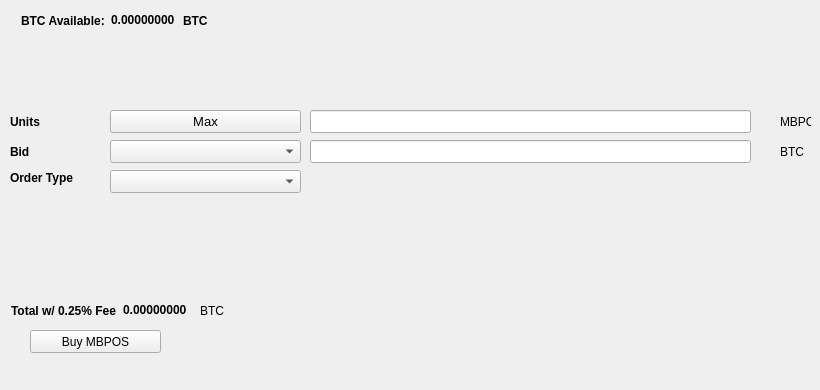
   <widget class="QWidget" name="BuyTab">
    <attribute name="title">
     <string>Buy</string>
    </attribute>
    <widget class="QPushButton" name="BuyMBPOS">
     <property name="geometry">
      <rect>
       <x>30</x>
       <y>330</y>
       <width>131</width>
       <height>23</height>
      </rect>
     </property>
     <property name="text">
      <string>Buy MBPOS</string>
     </property>
     <property name="icon">
      <iconset resource="../masterbitpos.qrc">
       <normaloff>:/icons/bitcoin</normaloff>:/icons/bitcoin</iconset>
     </property>
    </widget>
    <widget class="QLabel" name="label_3">
     <property name="geometry">
      <rect>
       <x>10</x>
       <y>110</y>
       <width>46</width>
       <height>23</height>
      </rect>
     </property>
     <property name="font">
      <font>
       <weight>75</weight>
       <bold>true</bold>
      </font>
     </property>
     <property name="text">
      <string>Units</string>
     </property>
    </widget>
    <widget class="QLineEdit" name="UnitsInput">
     <property name="geometry">
      <rect>
       <x>310</x>
       <y>110</y>
       <width>441</width>
       <height>23</height>
      </rect>
     </property>
     <property name="font">
      <font>
       <pointsize>9</pointsize>
       <weight>75</weight>
       <bold>true</bold>
      </font>
     </property>
    </widget>
    <widget class="QLineEdit" name="BuyBidPriceEdit">
     <property name="geometry">
      <rect>
       <x>310</x>
       <y>140</y>
       <width>441</width>
       <height>23</height>
      </rect>
     </property>
     <property name="font">
      <font>
       <pointsize>9</pointsize>
       <weight>75</weight>
       <bold>true</bold>
      </font>
     </property>
    </widget>
    <widget class="QLabel" name="label_4">
     <property name="geometry">
      <rect>
       <x>780</x>
       <y>110</y>
       <width>31</width>
       <height>23</height>
      </rect>
     </property>
     <property name="text">
      <string>MBPOS</string>
     </property>
    </widget>
    <widget class="QLabel" name="label_5">
     <property name="geometry">
      <rect>
       <x>780</x>
       <y>140</y>
       <width>31</width>
       <height>23</height>
      </rect>
     </property>
     <property name="text">
      <string>BTC</string>
     </property>
    </widget>
    <widget class="QLabel" name="label_6">
     <property name="geometry">
      <rect>
       <x>10</x>
       <y>140</y>
       <width>46</width>
       <height>23</height>
      </rect>
     </property>
     <property name="font">
      <font>
       <weight>75</weight>
       <bold>true</bold>
      </font>
     </property>
     <property name="text">
      <string>Bid</string>
     </property>
    </widget>
    <widget class="QLabel" name="label_7">
     <property name="geometry">
      <rect>
       <x>10</x>
       <y>170</y>
       <width>91</width>
       <height>16</height>
      </rect>
     </property>
     <property name="font">
      <font>
       <weight>75</weight>
       <bold>true</bold>
      </font>
     </property>
     <property name="text">
      <string>Order Type</string>
     </property>
    </widget>
    <widget class="QPushButton" name="Buy_Max_Amount">
     <property name="geometry">
      <rect>
       <x>110</x>
       <y>110</y>
       <width>191</width>
       <height>23</height>
      </rect>
     </property>
     <property name="font">
      <font>
       <pointsize>10</pointsize>
      </font>
     </property>
     <property name="text">
      <string>Max</string>
     </property>
    </widget>
    <widget class="QComboBox" name="BuyBidcomboBox">
     <property name="geometry">
      <rect>
       <x>110</x>
       <y>140</y>
       <width>191</width>
       <height>23</height>
      </rect>
     </property>
     <property name="font">
      <font>
       <pointsize>10</pointsize>
      </font>
     </property>
    </widget>
    <widget class="QComboBox" name="buyOrdertypeCombo">
     <property name="geometry">
      <rect>
       <x>110</x>
       <y>170</y>
       <width>191</width>
       <height>23</height>
      </rect>
     </property>
     <property name="font">
      <font>
       <pointsize>10</pointsize>
      </font>
     </property>
    </widget>
    <widget class="QWidget" name="layoutWidget1">
     <property name="geometry">
      <rect>
       <x>21</x>
       <y>11</y>
       <width>227</width>
       <height>19</height>
      </rect>
     </property>
     <layout class="QHBoxLayout" name="horizontalLayout_3">
      <item>
       <widget class="QLabel" name="label232">
        <property name="font">
         <font>
          <weight>75</weight>
          <bold>true</bold>
         </font>
        </property>
        <property name="text">
         <string>BTC Available:</string>
        </property>
       </widget>
      </item>
      <item>
       <widget class="QLabel" name="BtcAvailableLbl">
        <property name="palette">
         <palette>
          <active>
           <colorrole role="WindowText">
            <brush brushstyle="SolidPattern">
             <color alpha="255">
              <red>0</red>
              <green>0</green>
              <blue>0</blue>
             </color>
            </brush>
           </colorrole>
           <colorrole role="Button">
            <brush brushstyle="SolidPattern">
             <color alpha="255">
              <red>0</red>
              <green>170</green>
              <blue>0</blue>
             </color>
            </brush>
           </colorrole>
           <colorrole role="Light">
            <brush brushstyle="SolidPattern">
             <color alpha="255">
              <red>0</red>
              <green>255</green>
              <blue>0</blue>
             </color>
            </brush>
           </colorrole>
           <colorrole role="Midlight">
            <brush brushstyle="SolidPattern">
             <color alpha="255">
              <red>0</red>
              <green>212</green>
              <blue>0</blue>
             </color>
            </brush>
           </colorrole>
           <colorrole role="Dark">
            <brush brushstyle="SolidPattern">
             <color alpha="255">
              <red>0</red>
              <green>85</green>
              <blue>0</blue>
             </color>
            </brush>
           </colorrole>
           <colorrole role="Mid">
            <brush brushstyle="SolidPattern">
             <color alpha="255">
              <red>0</red>
              <green>113</green>
              <blue>0</blue>
             </color>
            </brush>
           </colorrole>
           <colorrole role="Text">
            <brush brushstyle="SolidPattern">
             <color alpha="255">
              <red>0</red>
              <green>170</green>
              <blue>0</blue>
             </color>
            </brush>
           </colorrole>
           <colorrole role="BrightText">
            <brush brushstyle="SolidPattern">
             <color alpha="255">
              <red>255</red>
              <green>255</green>
              <blue>255</blue>
             </color>
            </brush>
           </colorrole>
           <colorrole role="ButtonText">
            <brush brushstyle="SolidPattern">
             <color alpha="255">
              <red>0</red>
              <green>0</green>
              <blue>0</blue>
             </color>
            </brush>
           </colorrole>
           <colorrole role="Base">
            <brush brushstyle="SolidPattern">
             <color alpha="255">
              <red>255</red>
              <green>255</green>
              <blue>255</blue>
             </color>
            </brush>
           </colorrole>
           <colorrole role="Window">
            <brush brushstyle="SolidPattern">
             <color alpha="255">
              <red>0</red>
              <green>170</green>
              <blue>0</blue>
             </color>
            </brush>
           </colorrole>
           <colorrole role="Shadow">
            <brush brushstyle="SolidPattern">
             <color alpha="255">
              <red>0</red>
              <green>0</green>
              <blue>0</blue>
             </color>
            </brush>
           </colorrole>
           <colorrole role="AlternateBase">
            <brush brushstyle="SolidPattern">
             <color alpha="255">
              <red>127</red>
              <green>212</green>
              <blue>127</blue>
             </color>
            </brush>
           </colorrole>
           <colorrole role="ToolTipBase">
            <brush brushstyle="SolidPattern">
             <color alpha="255">
              <red>255</red>
              <green>255</green>
              <blue>220</blue>
             </color>
            </brush>
           </colorrole>
           <colorrole role="ToolTipText">
            <brush brushstyle="SolidPattern">
             <color alpha="255">
              <red>0</red>
              <green>0</green>
              <blue>0</blue>
             </color>
            </brush>
           </colorrole>
          </active>
          <inactive>
           <colorrole role="WindowText">
            <brush brushstyle="SolidPattern">
             <color alpha="255">
              <red>0</red>
              <green>0</green>
              <blue>0</blue>
             </color>
            </brush>
           </colorrole>
           <colorrole role="Button">
            <brush brushstyle="SolidPattern">
             <color alpha="255">
              <red>0</red>
              <green>170</green>
              <blue>0</blue>
             </color>
            </brush>
           </colorrole>
           <colorrole role="Light">
            <brush brushstyle="SolidPattern">
             <color alpha="255">
              <red>0</red>
              <green>255</green>
              <blue>0</blue>
             </color>
            </brush>
           </colorrole>
           <colorrole role="Midlight">
            <brush brushstyle="SolidPattern">
             <color alpha="255">
              <red>0</red>
              <green>212</green>
              <blue>0</blue>
             </color>
            </brush>
           </colorrole>
           <colorrole role="Dark">
            <brush brushstyle="SolidPattern">
             <color alpha="255">
              <red>0</red>
              <green>85</green>
              <blue>0</blue>
             </color>
            </brush>
           </colorrole>
           <colorrole role="Mid">
            <brush brushstyle="SolidPattern">
             <color alpha="255">
              <red>0</red>
              <green>113</green>
              <blue>0</blue>
             </color>
            </brush>
           </colorrole>
           <colorrole role="Text">
            <brush brushstyle="SolidPattern">
             <color alpha="255">
              <red>0</red>
              <green>170</green>
              <blue>0</blue>
             </color>
            </brush>
           </colorrole>
           <colorrole role="BrightText">
            <brush brushstyle="SolidPattern">
             <color alpha="255">
              <red>255</red>
              <green>255</green>
              <blue>255</blue>
             </color>
            </brush>
           </colorrole>
           <colorrole role="ButtonText">
            <brush brushstyle="SolidPattern">
             <color alpha="255">
              <red>0</red>
              <green>0</green>
              <blue>0</blue>
             </color>
            </brush>
           </colorrole>
           <colorrole role="Base">
            <brush brushstyle="SolidPattern">
             <color alpha="255">
              <red>255</red>
              <green>255</green>
              <blue>255</blue>
             </color>
            </brush>
           </colorrole>
           <colorrole role="Window">
            <brush brushstyle="SolidPattern">
             <color alpha="255">
              <red>0</red>
              <green>170</green>
              <blue>0</blue>
             </color>
            </brush>
           </colorrole>
           <colorrole role="Shadow">
            <brush brushstyle="SolidPattern">
             <color alpha="255">
              <red>0</red>
              <green>0</green>
              <blue>0</blue>
             </color>
            </brush>
           </colorrole>
           <colorrole role="AlternateBase">
            <brush brushstyle="SolidPattern">
             <color alpha="255">
              <red>127</red>
              <green>212</green>
              <blue>127</blue>
             </color>
            </brush>
           </colorrole>
           <colorrole role="ToolTipBase">
            <brush brushstyle="SolidPattern">
             <color alpha="255">
              <red>255</red>
              <green>255</green>
              <blue>220</blue>
             </color>
            </brush>
           </colorrole>
           <colorrole role="ToolTipText">
            <brush brushstyle="SolidPattern">
             <color alpha="255">
              <red>0</red>
              <green>0</green>
              <blue>0</blue>
             </color>
            </brush>
           </colorrole>
          </inactive>
          <disabled>
           <colorrole role="WindowText">
            <brush brushstyle="SolidPattern">
             <color alpha="255">
              <red>0</red>
              <green>85</green>
              <blue>0</blue>
             </color>
            </brush>
           </colorrole>
           <colorrole role="Button">
            <brush brushstyle="SolidPattern">
             <color alpha="255">
              <red>0</red>
              <green>170</green>
              <blue>0</blue>
             </color>
            </brush>
           </colorrole>
           <colorrole role="Light">
            <brush brushstyle="SolidPattern">
             <color alpha="255">
              <red>0</red>
              <green>255</green>
              <blue>0</blue>
             </color>
            </brush>
           </colorrole>
           <colorrole role="Midlight">
            <brush brushstyle="SolidPattern">
             <color alpha="255">
              <red>0</red>
              <green>212</green>
              <blue>0</blue>
             </color>
            </brush>
           </colorrole>
           <colorrole role="Dark">
            <brush brushstyle="SolidPattern">
             <color alpha="255">
              <red>0</red>
              <green>85</green>
              <blue>0</blue>
             </color>
            </brush>
           </colorrole>
           <colorrole role="Mid">
            <brush brushstyle="SolidPattern">
             <color alpha="255">
              <red>0</red>
              <green>113</green>
              <blue>0</blue>
             </color>
            </brush>
           </colorrole>
           <colorrole role="Text">
            <brush brushstyle="SolidPattern">
             <color alpha="255">
              <red>0</red>
              <green>85</green>
              <blue>0</blue>
             </color>
            </brush>
           </colorrole>
           <colorrole role="BrightText">
            <brush brushstyle="SolidPattern">
             <color alpha="255">
              <red>255</red>
              <green>255</green>
              <blue>255</blue>
             </color>
            </brush>
           </colorrole>
           <colorrole role="ButtonText">
            <brush brushstyle="SolidPattern">
             <color alpha="255">
              <red>0</red>
              <green>85</green>
              <blue>0</blue>
             </color>
            </brush>
           </colorrole>
           <colorrole role="Base">
            <brush brushstyle="SolidPattern">
             <color alpha="255">
              <red>0</red>
              <green>170</green>
              <blue>0</blue>
             </color>
            </brush>
           </colorrole>
           <colorrole role="Window">
            <brush brushstyle="SolidPattern">
             <color alpha="255">
              <red>0</red>
              <green>170</green>
              <blue>0</blue>
             </color>
            </brush>
           </colorrole>
           <colorrole role="Shadow">
            <brush brushstyle="SolidPattern">
             <color alpha="255">
              <red>0</red>
              <green>0</green>
              <blue>0</blue>
             </color>
            </brush>
           </colorrole>
           <colorrole role="AlternateBase">
            <brush brushstyle="SolidPattern">
             <color alpha="255">
              <red>0</red>
              <green>170</green>
              <blue>0</blue>
             </color>
            </brush>
           </colorrole>
           <colorrole role="ToolTipBase">
            <brush brushstyle="SolidPattern">
             <color alpha="255">
              <red>255</red>
              <green>255</green>
              <blue>220</blue>
             </color>
            </brush>
           </colorrole>
           <colorrole role="ToolTipText">
            <brush brushstyle="SolidPattern">
             <color alpha="255">
              <red>0</red>
              <green>0</green>
              <blue>0</blue>
             </color>
            </brush>
           </colorrole>
          </disabled>
         </palette>
        </property>
        <property name="font">
         <font>
          <weight>75</weight>
          <bold>true</bold>
         </font>
        </property>
        <property name="text">
         <string>0.00000000</string>
        </property>
        <property name="textInteractionFlags">
         <set>Qt::LinksAccessibleByMouse|Qt::TextSelectableByKeyboard|Qt::TextSelectableByMouse</set>
        </property>
       </widget>
      </item>
      <item>
       <widget class="QLabel" name="BtcAvailableLbl_2">
        <property name="font">
         <font>
          <weight>75</weight>
          <bold>true</bold>
         </font>
        </property>
        <property name="text">
         <string>BTC</string>
        </property>
       </widget>
      </item>
     </layout>
    </widget>
    <widget class="QWidget" name="layoutWidge2">
     <property name="geometry">
      <rect>
       <x>11</x>
       <y>301</y>
       <width>259</width>
       <height>19</height>
      </rect>
     </property>
     <layout class="QHBoxLayout" name="horizontalLayout_4">
      <item>
       <widget class="QLabel" name="label_9">
        <property name="font">
         <font>
          <weight>75</weight>
          <bold>true</bold>
         </font>
        </property>
        <property name="text">
         <string>Total w/ 0.25% Fee</string>
        </property>
       </widget>
      </item>
      <item>
       <widget class="QLabel" name="BuyCostLabel">
        <property name="palette">
         <palette>
          <active>
           <colorrole role="WindowText">
            <brush brushstyle="SolidPattern">
             <color alpha="255">
              <red>0</red>
              <green>0</green>
              <blue>0</blue>
             </color>
            </brush>
           </colorrole>
           <colorrole role="Button">
            <brush brushstyle="SolidPattern">
             <color alpha="255">
              <red>0</red>
              <green>170</green>
              <blue>0</blue>
             </color>
            </brush>
           </colorrole>
           <colorrole role="Light">
            <brush brushstyle="SolidPattern">
             <color alpha="255">
              <red>0</red>
              <green>255</green>
              <blue>0</blue>
             </color>
            </brush>
           </colorrole>
           <colorrole role="Midlight">
            <brush brushstyle="SolidPattern">
             <color alpha="255">
              <red>0</red>
              <green>212</green>
              <blue>0</blue>
             </color>
            </brush>
           </colorrole>
           <colorrole role="Dark">
            <brush brushstyle="SolidPattern">
             <color alpha="255">
              <red>0</red>
              <green>85</green>
              <blue>0</blue>
             </color>
            </brush>
           </colorrole>
           <colorrole role="Mid">
            <brush brushstyle="SolidPattern">
             <color alpha="255">
              <red>0</red>
              <green>113</green>
              <blue>0</blue>
             </color>
            </brush>
           </colorrole>
           <colorrole role="Text">
            <brush brushstyle="SolidPattern">
             <color alpha="255">
              <red>0</red>
              <green>170</green>
              <blue>0</blue>
             </color>
            </brush>
           </colorrole>
           <colorrole role="BrightText">
            <brush brushstyle="SolidPattern">
             <color alpha="255">
              <red>255</red>
              <green>255</green>
              <blue>255</blue>
             </color>
            </brush>
           </colorrole>
           <colorrole role="ButtonText">
            <brush brushstyle="SolidPattern">
             <color alpha="255">
              <red>0</red>
              <green>0</green>
              <blue>0</blue>
             </color>
            </brush>
           </colorrole>
           <colorrole role="Base">
            <brush brushstyle="SolidPattern">
             <color alpha="255">
              <red>255</red>
              <green>255</green>
              <blue>255</blue>
             </color>
            </brush>
           </colorrole>
           <colorrole role="Window">
            <brush brushstyle="SolidPattern">
             <color alpha="255">
              <red>0</red>
              <green>170</green>
              <blue>0</blue>
             </color>
            </brush>
           </colorrole>
           <colorrole role="Shadow">
            <brush brushstyle="SolidPattern">
             <color alpha="255">
              <red>0</red>
              <green>0</green>
              <blue>0</blue>
             </color>
            </brush>
           </colorrole>
           <colorrole role="AlternateBase">
            <brush brushstyle="SolidPattern">
             <color alpha="255">
              <red>127</red>
              <green>212</green>
              <blue>127</blue>
             </color>
            </brush>
           </colorrole>
           <colorrole role="ToolTipBase">
            <brush brushstyle="SolidPattern">
             <color alpha="255">
              <red>255</red>
              <green>255</green>
              <blue>220</blue>
             </color>
            </brush>
           </colorrole>
           <colorrole role="ToolTipText">
            <brush brushstyle="SolidPattern">
             <color alpha="255">
              <red>0</red>
              <green>0</green>
              <blue>0</blue>
             </color>
            </brush>
           </colorrole>
          </active>
          <inactive>
           <colorrole role="WindowText">
            <brush brushstyle="SolidPattern">
             <color alpha="255">
              <red>0</red>
              <green>0</green>
              <blue>0</blue>
             </color>
            </brush>
           </colorrole>
           <colorrole role="Button">
            <brush brushstyle="SolidPattern">
             <color alpha="255">
              <red>0</red>
              <green>170</green>
              <blue>0</blue>
             </color>
            </brush>
           </colorrole>
           <colorrole role="Light">
            <brush brushstyle="SolidPattern">
             <color alpha="255">
              <red>0</red>
              <green>255</green>
              <blue>0</blue>
             </color>
            </brush>
           </colorrole>
           <colorrole role="Midlight">
            <brush brushstyle="SolidPattern">
             <color alpha="255">
              <red>0</red>
              <green>212</green>
              <blue>0</blue>
             </color>
            </brush>
           </colorrole>
           <colorrole role="Dark">
            <brush brushstyle="SolidPattern">
             <color alpha="255">
              <red>0</red>
              <green>85</green>
              <blue>0</blue>
             </color>
            </brush>
           </colorrole>
           <colorrole role="Mid">
            <brush brushstyle="SolidPattern">
             <color alpha="255">
              <red>0</red>
              <green>113</green>
              <blue>0</blue>
             </color>
            </brush>
           </colorrole>
           <colorrole role="Text">
            <brush brushstyle="SolidPattern">
             <color alpha="255">
              <red>0</red>
              <green>170</green>
              <blue>0</blue>
             </color>
            </brush>
           </colorrole>
           <colorrole role="BrightText">
            <brush brushstyle="SolidPattern">
             <color alpha="255">
              <red>255</red>
              <green>255</green>
              <blue>255</blue>
             </color>
            </brush>
           </colorrole>
           <colorrole role="ButtonText">
            <brush brushstyle="SolidPattern">
             <color alpha="255">
              <red>0</red>
              <green>0</green>
              <blue>0</blue>
             </color>
            </brush>
           </colorrole>
           <colorrole role="Base">
            <brush brushstyle="SolidPattern">
             <color alpha="255">
              <red>255</red>
              <green>255</green>
              <blue>255</blue>
             </color>
            </brush>
           </colorrole>
           <colorrole role="Window">
            <brush brushstyle="SolidPattern">
             <color alpha="255">
              <red>0</red>
              <green>170</green>
              <blue>0</blue>
             </color>
            </brush>
           </colorrole>
           <colorrole role="Shadow">
            <brush brushstyle="SolidPattern">
             <color alpha="255">
              <red>0</red>
              <green>0</green>
              <blue>0</blue>
             </color>
            </brush>
           </colorrole>
           <colorrole role="AlternateBase">
            <brush brushstyle="SolidPattern">
             <color alpha="255">
              <red>127</red>
              <green>212</green>
              <blue>127</blue>
             </color>
            </brush>
           </colorrole>
           <colorrole role="ToolTipBase">
            <brush brushstyle="SolidPattern">
             <color alpha="255">
              <red>255</red>
              <green>255</green>
              <blue>220</blue>
             </color>
            </brush>
           </colorrole>
           <colorrole role="ToolTipText">
            <brush brushstyle="SolidPattern">
             <color alpha="255">
              <red>0</red>
              <green>0</green>
              <blue>0</blue>
             </color>
            </brush>
           </colorrole>
          </inactive>
          <disabled>
           <colorrole role="WindowText">
            <brush brushstyle="SolidPattern">
             <color alpha="255">
              <red>0</red>
              <green>85</green>
              <blue>0</blue>
             </color>
            </brush>
           </colorrole>
           <colorrole role="Button">
            <brush brushstyle="SolidPattern">
             <color alpha="255">
              <red>0</red>
              <green>170</green>
              <blue>0</blue>
             </color>
            </brush>
           </colorrole>
           <colorrole role="Light">
            <brush brushstyle="SolidPattern">
             <color alpha="255">
              <red>0</red>
              <green>255</green>
              <blue>0</blue>
             </color>
            </brush>
           </colorrole>
           <colorrole role="Midlight">
            <brush brushstyle="SolidPattern">
             <color alpha="255">
              <red>0</red>
              <green>212</green>
              <blue>0</blue>
             </color>
            </brush>
           </colorrole>
           <colorrole role="Dark">
            <brush brushstyle="SolidPattern">
             <color alpha="255">
              <red>0</red>
              <green>85</green>
              <blue>0</blue>
             </color>
            </brush>
           </colorrole>
           <colorrole role="Mid">
            <brush brushstyle="SolidPattern">
             <color alpha="255">
              <red>0</red>
              <green>113</green>
              <blue>0</blue>
             </color>
            </brush>
           </colorrole>
           <colorrole role="Text">
            <brush brushstyle="SolidPattern">
             <color alpha="255">
              <red>0</red>
              <green>85</green>
              <blue>0</blue>
             </color>
            </brush>
           </colorrole>
           <colorrole role="BrightText">
            <brush brushstyle="SolidPattern">
             <color alpha="255">
              <red>255</red>
              <green>255</green>
              <blue>255</blue>
             </color>
            </brush>
           </colorrole>
           <colorrole role="ButtonText">
            <brush brushstyle="SolidPattern">
             <color alpha="255">
              <red>0</red>
              <green>85</green>
              <blue>0</blue>
             </color>
            </brush>
           </colorrole>
           <colorrole role="Base">
            <brush brushstyle="SolidPattern">
             <color alpha="255">
              <red>0</red>
              <green>170</green>
              <blue>0</blue>
             </color>
            </brush>
           </colorrole>
           <colorrole role="Window">
            <brush brushstyle="SolidPattern">
             <color alpha="255">
              <red>0</red>
              <green>170</green>
              <blue>0</blue>
             </color>
            </brush>
           </colorrole>
           <colorrole role="Shadow">
            <brush brushstyle="SolidPattern">
             <color alpha="255">
              <red>0</red>
              <green>0</green>
              <blue>0</blue>
             </color>
            </brush>
           </colorrole>
           <colorrole role="AlternateBase">
            <brush brushstyle="SolidPattern">
             <color alpha="255">
              <red>0</red>
              <green>170</green>
              <blue>0</blue>
             </color>
            </brush>
           </colorrole>
           <colorrole role="ToolTipBase">
            <brush brushstyle="SolidPattern">
             <color alpha="255">
              <red>255</red>
              <green>255</green>
              <blue>220</blue>
             </color>
            </brush>
           </colorrole>
           <colorrole role="ToolTipText">
            <brush brushstyle="SolidPattern">
             <color alpha="255">
              <red>0</red>
              <green>0</green>
              <blue>0</blue>
             </color>
            </brush>
           </colorrole>
          </disabled>
         </palette>
        </property>
        <property name="font">
         <font>
          <weight>75</weight>
          <bold>true</bold>
         </font>
        </property>
        <property name="autoFillBackground">
         <bool>false</bool>
        </property>
        <property name="text">
         <string>0.00000000</string>
        </property>
        <property name="textInteractionFlags">
         <set>Qt::LinksAccessibleByMouse|Qt::TextSelectableByMouse</set>
        </property>
       </widget>
      </item>
      <item>
       <widget class="QLabel" name="label_10">
        <property name="font">
         <font>
          <weight>50</weight>
          <bold>false</bold>
         </font>
        </property>
        <property name="text">
         <string>BTC</string>
        </property>
       </widget>
      </item>
     </layout>
    </widget>
    <widget class="QLabel" name="label_24">
     <property name="geometry">
      <rect>
       <x>460</x>
       <y>300</y>
       <width>281</width>
       <height>81</height>
      </rect>
     </property>
     <property name="text">
      <string/>
     </property>
     <property name="pixmap">
      <pixmap>:/images/bittrex</pixmap>
     </property>
    </widget>
   </widget>
